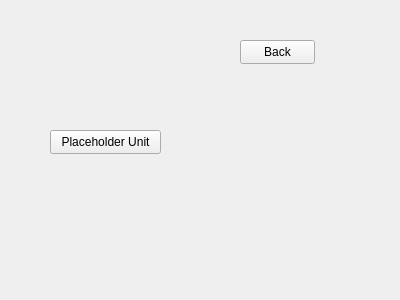
<?xml version="1.0" encoding="UTF-8"?>
<ui version="4.0">
 <class>Container</class>
 <widget class="QWidget" name="Container">
  <property name="geometry">
   <rect>
    <x>0</x>
    <y>0</y>
    <width>400</width>
    <height>300</height>
   </rect>
  </property>
  <property name="windowTitle">
   <string>Form</string>
  </property>
  <widget class="QPushButton" name="pushButton">
   <property name="geometry">
    <rect>
     <x>50</x>
     <y>130</y>
     <width>111</width>
     <height>24</height>
    </rect>
   </property>
   <property name="text">
    <string>Placeholder Unit</string>
   </property>
  </widget>
  <widget class="QPushButton" name="BackButton">
   <property name="geometry">
    <rect>
     <x>240</x>
     <y>40</y>
     <width>75</width>
     <height>24</height>
    </rect>
   </property>
   <property name="text">
    <string>Back</string>
   </property>
  </widget>
 </widget>
 <resources/>
 <connections/>
</ui>
